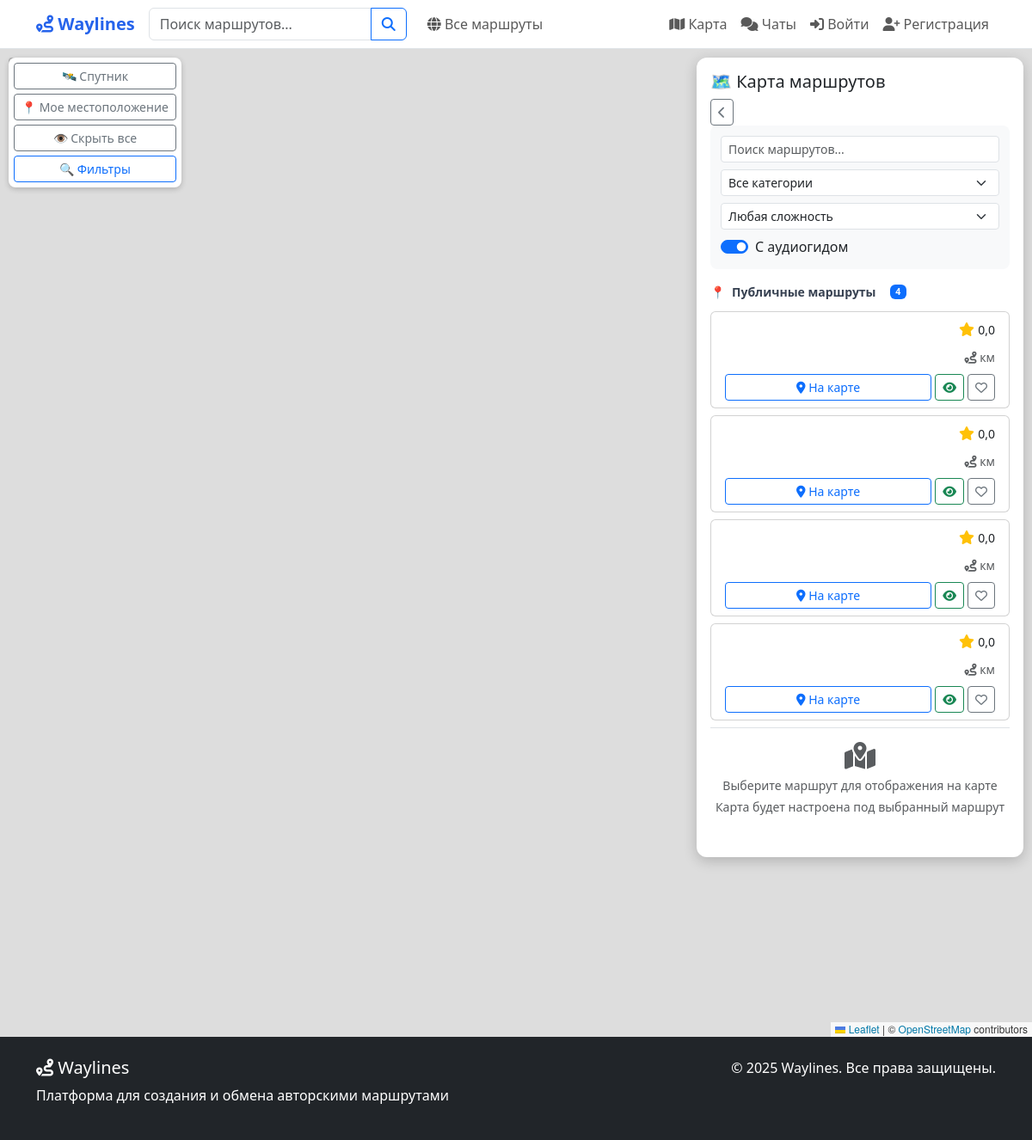
The app's page /routes/map/, older data.
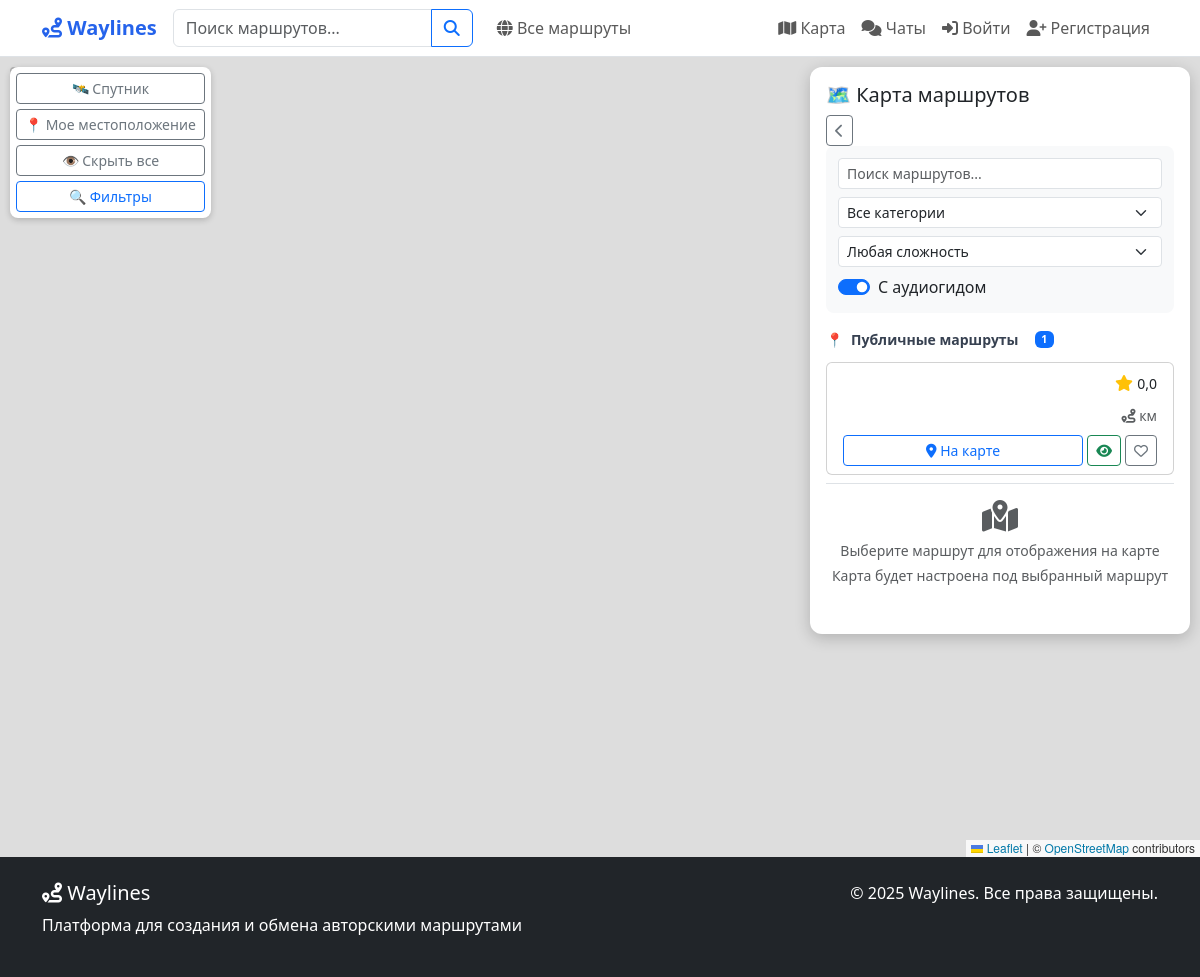
The same page, newer data.
### routes/models.py (models this page shows, shortened)
class Route(models.Model):
    PRIVACY_CHOICES = [
        ("public", "Публичный"),
        ("private", "Приватный"),
        ("link", "По ссылке"),
        ("personal", "Персональный"),
    ]
    ROUTE_TYPE_CHOICES = [
        ("driving", "Автомобильный"),
        ("walking", "Пеший"),
        ("cycling", "Велосипедный"),
        ("mixed", "Смешанный"),
    ]
    MOOD_CHOICES = [
        ("calm", "Спокойный"),
        ("active", "Активный"),
        ("extreme", "Экстремальный"),
        ("romantic", "Романтический"),
        ("family", "Семейный"),
        ("adventure", "Приключенческий"),
    ]
    THEME_CHOICES = [
        ("historical", "Исторический"),
        ("nature", "Природный"),
        ("urban", "Городской"),
        ("cultural", "Культурный"),
        ("gastronomic", "Гастрономический"),
        ("religious", "Религиозный"),
        ("architectural", "Архитектурный"),
    ]
    author = models.ForeignKey(
        User,
        on_delete=models.CASCADE,
        related_name="routes",
        verbose_name="Автор",
    )
    name = models.CharField("Название", max_length=200)
    description = models.TextField("Описание", blank=True)
    short_description = models.TextField(
        "Краткое описание", max_length=300, blank=True
    )
    privacy = models.CharField(
        "Приватность", max_length=20, choices=PRIVACY_CHOICES, default="public"
    )
    route_type = models.CharField(
        "Тип маршрута",
        max_length=20,
        choices=ROUTE_TYPE_CHOICES,
        default="walking",
    )
    mood = models.CharField(
        "Настроение", max_length=20, choices=MOOD_CHOICES, blank=True
    )
    theme = models.CharField(
        "Тема", max_length=20, choices=THEME_CHOICES, blank=True
    )
    duration_minutes = models.IntegerField(
        "Продолжительность (минут)", default=0
    )
    country = models.CharField(max_length=100, blank=True, null=True, verbose_name="Страна")
    total_distance = models.FloatField("Общее расстояние (км)", default=0)
    is_active = models.BooleanField("Актуален", default=True)
    has_audio_guide = models.BooleanField("Есть аудиогид", default=False)
    is_elderly_friendly = models.BooleanField("Для пожилых", default=False)
    shared_with = models.ManyToManyField(
        User,
        related_name="shared_routes",
        blank=True,
        verbose_name="Доступно для",
    )
    created_at = models.DateTimeField("Создан", auto_now_add=True)
    updated_at = models.DateTimeField("Обновлён", auto_now=True)
    last_status_update = models.DateTimeField(
        "Последнее обновление статуса", auto_now=True
    )
    class Meta:
        verbose_name = "Маршрут"
        verbose_name_plural = "Маршруты"
        ordering = ["-created_at"]
    def get_average_rating(self):
        ratings = self.ratings.all()
        if ratings:
            return sum(r.rating for r in ratings) / len(ratings)
        return 0

### routes/views.py (the view)
# urls.py: path("map/", views.map_view, name="map_view"),
def map_view(request):
    routes = Route.objects.filter(
        privacy="public", is_active=True
    ).prefetch_related("points")
    routes_json = json.dumps(
        [
            {
                "id": r.id,
                "title": r.name,
                "short_description": r.short_description,
                "description": r.description,
                "distance": r.total_distance,
                "rating": r.get_average_rating() or 0,
                "has_audio": r.has_audio_guide,
                "difficulty": r.route_type,  # или отдельное поле
                "category": {"name": r.theme} if r.theme else None,
                "points": [
                    {
                        "lat": p.latitude,
                        "lng": p.longitude,
                        "name": p.name,
                        "address": p.address,
                        "description": p.description,
                        "order": p.order,
                    }
                    for p in r.points.all()
                ],
            }
            for r in routes
        ]
    )
    return render(
        request,
        "map/map_view.html",
        {"routes_json": routes_json, "routes": routes},
    )

### users/context_processors.py (called while the page is built, shortened)
def navbar_context(request):
    context = {}
    return context

### templates/map/map_view.html (shortened to what the changed rows need)
{% extends 'base.html' %}
{% load static %}
{% block content %}
<div class="container-fluid h-100 p-0">
    <div class="sidebar">
        <div class="routes-list" style="max-height: 60vh; overflow-y: auto;">
            <div class="section-title">
                <span>📍</span>
                <span>Публичные маршруты</span>
                <span class="badge bg-primary ms-2" id="routes-count">{{ routes|length }}</span>
            </div>
            {% if routes %}
            <div id="routes-container">
                {% for route in routes %}
                <div class="route-card card mb-2" data-route-id="{{ route.id }}"
                     data-category="{{ route.category.name|default:'other' }}"
                     data-difficulty="{{ route.difficulty|default:'medium' }}"
                     data-has-audio="{{ route.has_audio|yesno:'true,false' }}">
                    <div class="card-body py-2">
                        <div class="d-flex justify-content-between align-items-start mb-1">
                            <div class="route-rating">
                                <i class="fas fa-star text-warning"></i>
                                <small>{{ route.rating|default:0|floatformat:1 }}</small>
                            </div>
                        </div>
                        <div class="route-meta d-flex justify-content-between align-items-center">
                            <div class="route-stats">
                                <small class="text-muted">
                                    <i class="fas fa-route"></i> {{ route.distance|floatformat:1 }} км
                                </small>
                            </div>
                        </div>
                        <div class="route-actions mt-2 d-flex gap-1">
                            <button class="btn btn-sm btn-outline-primary flex-fill"
                                    onclick="showRouteOnMap({{ route.id }})">
                                <i class="fas fa-map-marker-alt"></i> На карте
                            </button>
                            <button class="btn btn-sm btn-outline-success"
                                    onclick="viewRouteDetails({{ route.id }})">
                                <i class="fas fa-eye"></i>
                            </button>
                            <button class="btn btn-sm btn-outline-secondary"
                                    onclick="addToFavorites({{ route.id }})">
                                <i class="far fa-heart"></i>
                            </button>
                        </div>
                    </div>
                </div>
                {% endfor %}
            </div>
            {% endif %}
        </div>
    </div>
</div>
{% endblock %}

Row changes from the older to the newer data that the page shows:
removed Route: rating "0,0"
removed Route: rating "0,0"
removed Route: rating "0,0"
Text that changed along with them:
{{ routes|length }}: "4" → "1"
